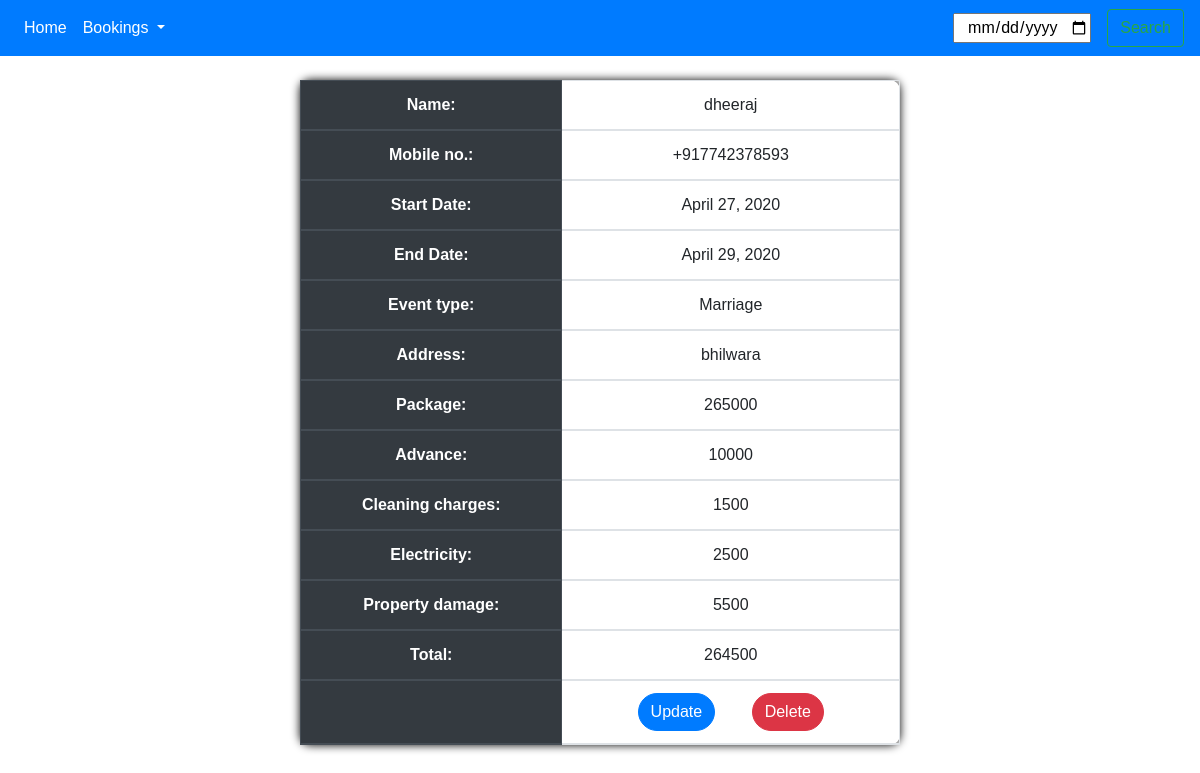
The page /bookings/event_detail/dheeraj (signed in) on the database its author committed.
### bookings/models.py (models this page shows, shortened)
class Event(models.Model):
    name = models.CharField(max_length=20)
    slug = models.SlugField(unique=True)
    mobile_no = PhoneNumberField()
    address = models.CharField(max_length=100)
    start_date = models.DateField()
    end_date = models.DateField()
    event_type = models.CharField(max_length=20, choices=EVENT_CHOICES)
    package = models.IntegerField(choices=PACKAGE_CHOICES)
    cleaning_charges = models.IntegerField(blank=True, null=True, default=0)
    electricity_consumption = models.IntegerField(
        blank=True, null=True, default=0)
    property_damage_charges = models.IntegerField(
        blank=True, null=True, default=0)
    advance_paid = models.IntegerField(blank=True, null=True, default=0)
    def total(self):
        return self.package + self.cleaning_charges + self.electricity_consumption + \
            self.property_damage_charges - self.advance_paid

### bookings/views.py (the view)
# urls.py: path('event_detail/<slug>', event_detail, name='event_detail'),
@login_required
@csrf_exempt
def event_detail(request, slug):
    try:
        event = Event.objects.all().filter(slug=slug)
        context = {
            'event': event
        }
        return render(request, 'event_detail.html', context)
    except ObjectDoesNotExist:
        messages.error(request, "You do not have an event",
                       extra_tags='alert-danger')
        return redirect('bookings:check_all')

### templates/event_detail.html (shortened to what this page needs)
{% extends "base.html" %}
{% load static %}
{% block content %}
<section class="container-fluid ">
    <div class=" row justify-content-center mt-4    ">
        <table class="table table-bordered text-center col-6 frm-container">
            {% for event in event %}
            <thead class="thead-dark ">
                <tr>
                    <th>Name:</th>
                    <td class="editable" data-slug="{{event.slug}}" data-type="name">{{event.name}}</td>
                </tr>
                <tr>
                    <th>Mobile no.:</th>
                    <td data-slug="{{event.slug}}" data-type="mobile_no">{{ event.mobile_no }}</td>
                </tr>
                <tr>
                    <th>Start Date:</th>
                    <td class="editable" data-slug="{{event.slug}}" data-type="start_date">
                        {{ event.start_date }}</td>
                </tr>
                <tr>
                    <th>End Date:</th>
                    <td class="editable" data-slug="{{event.slug}}" data-type="end_date">
                        {{ event.end_date }}</td>
                </tr>
                <tr>
                    <th>Event type:</th>
                    <td data-slug="{{event.slug}}" data-type="event_type">
                        {{ event.event_type }}</td>
                </tr>
                <tr>
                    <th>Address:</th>
                    <td class="editable" data-slug="{{event.slug}}" data-type="address">{{ event.address }}</td>
                </tr>
                <tr>
                    <th>Package:</th>
                    <td data-slug="{{event.slug}}" data-type="package">{{event.package}}</td>
                </tr>
                <tr>
                    <th>Advance:</th>
                    <td class="editable" data-slug="{{event.slug}}" data-type="advance_paid">{{event.advance_paid}}</td>
                </tr>
                <tr>
                    <th>Cleaning charges:</th>
                    <td class="editable" data-slug="{{event.slug}}" data-type="cleaning_charges">
                        {{event.cleaning_charges}}</td>
                </tr>
                <tr>
                    <th>Electricity:</th>
                    <td class="editable" data-slug="{{event.slug}}" data-type="electricity_consumption">
                        {{event.electricity_consumption}}</td>
                </tr>
                <tr>
                    <th>Property damage:</th>
                    <td class="editable" data-slug="{{event.slug}}" data-type="property_damage_charges">
                        {{event.property_damage_charges}}</td>
                </tr>
                <tr>
                    <th>Total:</th>
                    <td>{{event.total}}</td>
                </tr>
                <tr>
                    <th></th>
                    <td><a href="{% url 'bookings:event_detail' event.slug %}" class="btn btn-primary rounded-pill mr-3"
                            role="button">Update</a>
                        <a href="{% url 'bookings:delete_event' event.slug %}" class="btn btn-danger rounded-pill ml-3"
                            role="button">Delete</a></td>
                </tr>
            </thead>
        </table>
        {% endfor %}
    </div>
</section>
{% endblock %}

### templates/base.html (shortened to what this page needs)
<!DOCTYPE html>
<html lang="en">
{% load static %}
{% load crispy_forms_tags %}
<head>
    <link rel="stylesheet" href="https://stackpath.bootstrapcdn.com/bootstrap/4.4.1/css/bootstrap.min.css"
>
    <link rel="stylesheet" type="text/css" href="{% static '/css/jquery.datetimepicker.min.css' %}">
    <link rel="stylesheet" type="text/css" href="{% static '/css/form.css' %}">
    <link rel="stylesheet" type="text/css" href="{% static '/css/cal/core/main.css' %}">
    <link rel="stylesheet" type="text/css" href="{% static '/css/cal/bootstrap/main.css' %}">
    <link rel="stylesheet" type="text/css" href="{% static '/css/cal/daygrid/main.css' %}">
    <link rel="stylesheet" type="text/css" href="{% static '/css/cal/timegrid/main.css' %}">
</head>
<nav class="navbar navbar-expand-lg navbar-dark bg-primary">
    <div class="collapse navbar-collapse" id="navbarSupportedContent">
        <ul class="navbar-nav mr-auto">
            <li class="nav-item active">
                <a class="nav-link" href="/">Home <span class="sr-only">(current)</span></a>
            </li>
            <li class="nav-item dropdown active">
                <a class="nav-link dropdown-toggle" href="#" id="navbarDropdown" role="button" data-toggle="dropdown"
                    aria-haspopup="true" aria-expanded="false">
                    Bookings
                </a>
            </li>
        </ul>
        <form action="{% url 'home:search_event' %}" class="form-inline my-2 my-lg-0" method="GET">
            <input type="date" value="date" class="mr-3 text-center" name="date" aria-label="Search">
            <button class="btn btn-outline-success my-2 my-sm-0" type="submit">Search</button>
        </form>
    </div>
</nav>
{% block content %}
{% endblock %}
</html>

### static/css/form.css (style rules this page uses)
.frm-container { background-image: url('../svg/elipse.svg') no-repeat ; background-size: cover; padding: 30px; border-radius: 10px; box-shadow: 0px 0px 10px 0px #000; }
ul { list-style-type: none; }

### rows shown on the page
Event: name "dheeraj", mobile_no "+917742378593", start_date "April 27, 2020", end_date "April 29, 2020", event_type "Marriage", address "bhilwara", package "265000", advance_paid "10000", cleaning_charges "1500", electricity_consumption "2500", property_damage_charges "5500", total "264500"
